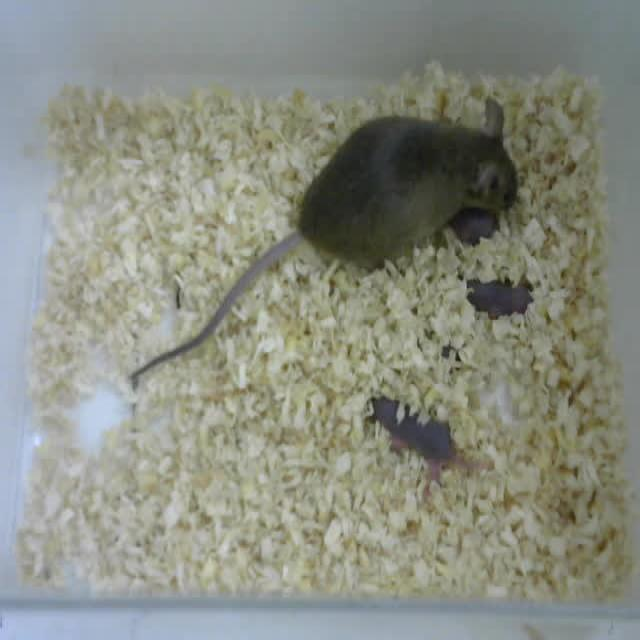
#> input picture annotations/images/20200507080137_000171_jpg.rf.da44187f315c2ea0f37e316c1cb46875.jpg, 640 x 640 px, found by its file name; its folder holds only this picture in this run
$ python generate_augmented_data.py
#> lines starting #> are read from the running program, lines starting #| are printed output that depends on the picture
#> in create_augmented_dataset, img is the input picture: shape (640, 640, 3); mean B, G, R 129.7, 141.3, 138.1
import os
import cv2
import numpy as np
import shutil
import random

# Set fixed random seeds for reproducibility
random.seed(62)
np.random.seed(62)


def random_augment(img, transform_counts):
    """
    Apply a random augmentation from:
    - none (do nothing)
    - grayscale
    - reddish tint
    - greenish tint
    - blueish tint
    - brighten
    - darken
    - blur (Gaussian blur)

    The probabilities are weighted so that "none" and "gray" are more likely.
    Here, 20% of the images will get blurred.
    """
    # Original weights were: [0.3, 0.35, 0.05, 0.05, 0.05, 0.1, 0.1] summing to 1.
    # To include "blur" at 20%, we scale the others by 0.8:
    # none: 0.3 * 0.8 = 0.24, gray: 0.35 * 0.8 = 0.28,
    # red/green/blue: 0.05 * 0.8 = 0.04 each,
    # bright_up: 0.1 * 0.8 = 0.08, bright_down: 0.1 * 0.8 = 0.08.
    # Then add "blur" with weight 0.2.
    transforms = ["none", "gray", "red", "green", "blue", "bright_up", "bright_down", "blur"]
    # weights = [0.25, 0.28, 0.05, 0.05, 0.05, 0.08, 0.08, 0.16]
    # weights = [0.44, 0.20, 0.05, 0.05, 0.05, 0.08, 0.08, 0.05]
    weights = [0.8, 0.1, 0.01, 0.01, 0.01, 0.02, 0.02, 0.02]
    # weights = [0.05, 0.2, 0.2, 0.2, 0.2, 0.05, 0.05, 0.05]

    transform = random.choices(transforms, weights=weights, k=1)[0]
    transform_counts[transform] += 1  # increment counter for chosen transform

    if transform == "none":
        # Do nothing
        return img

    elif transform == "gray":
        gray = cv2.cvtColor(img, cv2.COLOR_BGR2GRAY)
        # Convert back to 3-channel so shape remains (H, W, 3)
        img = cv2.cvtColor(gray, cv2.COLOR_GRAY2BGR)

    elif transform == "red":
        # Increase red channel for a reddish tint
        b, g, r = cv2.split(img)
        r = cv2.add(r, 50)  # shift red channel
        r = np.clip(r, 0, 255).astype(np.uint8)
        img = cv2.merge([b, g, r])

    elif transform == "green":
        # Increase green channel for a greenish tint
        b, g, r = cv2.split(img)
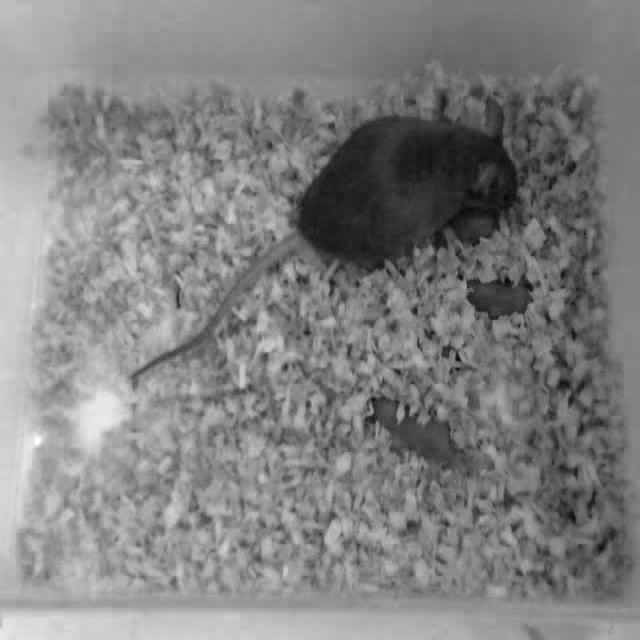
#> b: shape (640, 640); min 2, max 255, mean 129.7
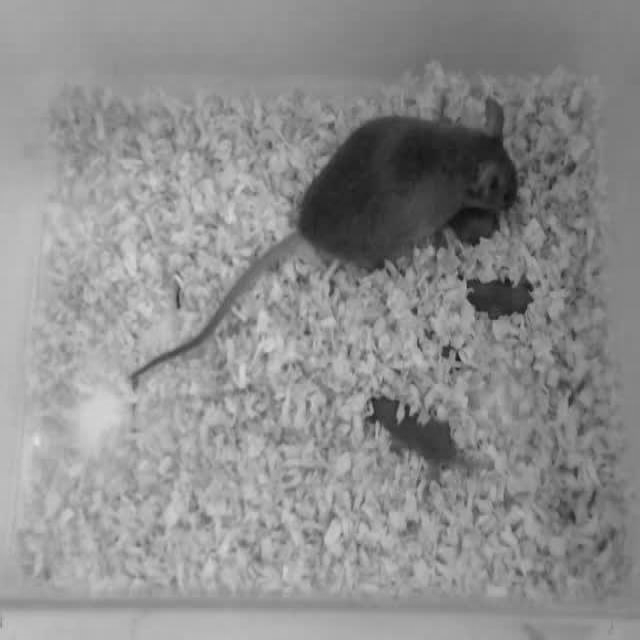
#> g: shape (640, 640); min 15, max 226, mean 141.3
        g = cv2.add(g, 50)
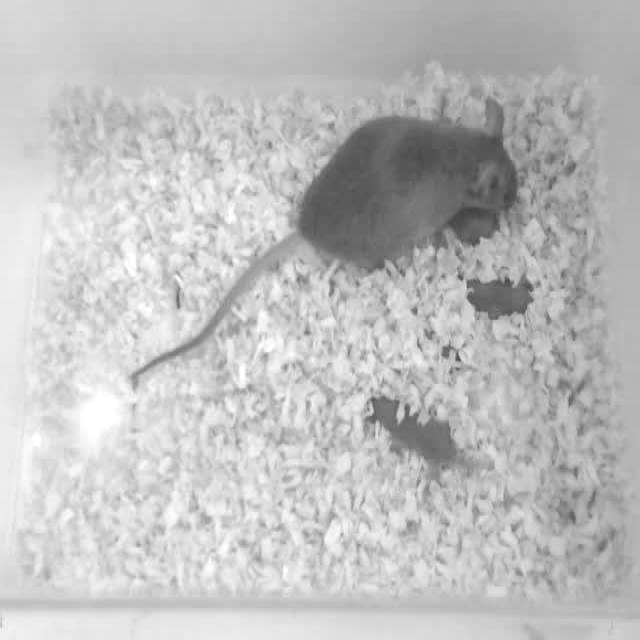
#> g: shape (640, 640); min 65, max 255, mean 191.3
        g = np.clip(g, 0, 255).astype(np.uint8)
        img = cv2.merge([b, g, r])
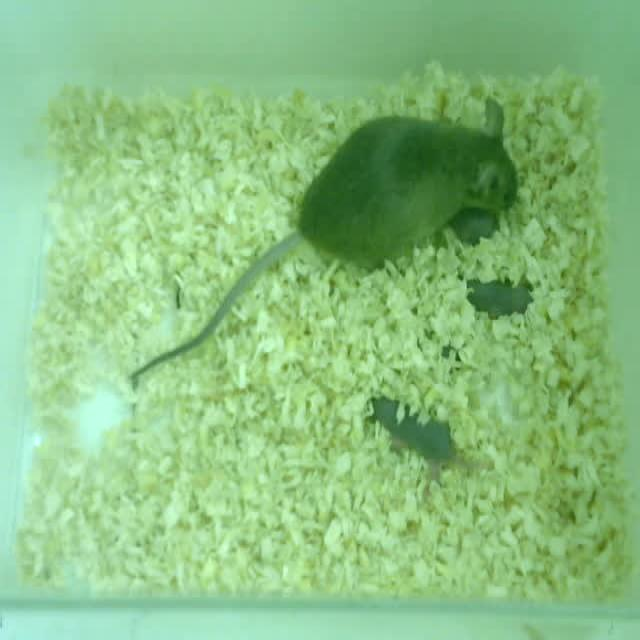
#> img: shape (640, 640, 3); mean B, G, R 129.7, 191.3, 138.1

    elif transform == "blue":
        # Increase blue channel for a blueish tint
        b, g, r = cv2.split(img)
        b = cv2.add(b, 50)
        b = np.clip(b, 0, 255).astype(np.uint8)
        img = cv2.merge([b, g, r])

    elif transform == "bright_up":
        # Increase brightness and contrast slightly
        img = cv2.convertScaleAbs(img, alpha=1.2, beta=20)

    elif transform == "bright_down":
        # Decrease brightness and contrast slightly
        img = cv2.convertScaleAbs(img, alpha=0.8, beta=-20)

    elif transform == "blur":
        # Apply a Gaussian blur with a 5x5 kernel
        img = cv2.GaussianBlur(img, (5, 5), 0)

    return img


def create_augmented_dataset(input_dir, output_dir):
    """
    Copy the dataset structure from input_dir to output_dir and apply
    color/brightness (and blur) augmentations to each image. Labels are copied unchanged.

    Expected structure in input_dir:
    input_dir/
    ├── train
    │   ├── images
    │   └── labels
    ├── valid
    │   ├── images
    │   └── labels
    └── test
        ├── images
        └── labels

    Resulting structure in output_dir is similar.
    """
    subsets = ["train", "valid", "test"]

    # Counters for subsets
    subset_counts = {"train": 0, "valid": 0, "test": 0}

    # Counters for each transform
    transform_counts = {
        "none": 0,
        "gray": 0,
        "red": 0,
        "green": 0,
        "blue": 0,
        "bright_up": 0,
        "bright_down": 0,
        "blur": 0
    }

    for subset in subsets:
        images_in = os.path.join(input_dir, subset, "images")
        labels_in = os.path.join(input_dir, subset, "labels")

        images_out = os.path.join(output_dir, subset, "images")
        labels_out = os.path.join(output_dir, subset, "labels")

        os.makedirs(images_out, exist_ok=True)
        os.makedirs(labels_out, exist_ok=True)

        # Process each image in the subset
        if not os.path.isdir(images_in):
            print(f"Warning: no images folder found for '{subset}' at {images_in}")
            continue

        for img_file in os.listdir(images_in):
            # Only process image files
            if not img_file.lower().endswith((".jpg", ".jpeg", ".png")):
                continue

            # Read the original image
            img_path = os.path.join(images_in, img_file)
            img = cv2.imread(img_path)
            if img is None:
                print(f"Warning: failed to load image {img_path}")
                continue

            # Apply a random augmentation
            aug_img = random_augment(img, transform_counts)

            # Save augmented image
            out_img_path = os.path.join(images_out, img_file)
            cv2.imwrite(out_img_path, aug_img)

            # Copy the corresponding label file (if it exists)
            label_file = os.path.splitext(img_file)[0] + ".txt"
            label_src = os.path.join(labels_in, label_file)
            label_dst = os.path.join(labels_out, label_file)
            if os.path.exists(label_src):
                shutil.copy(label_src, label_dst)

            subset_counts[subset] += 1

    # Print summary
    print("\n=== Augmentation Summary ===")
    print("Number of images processed for each subset:")
    for s in subsets:
        print(f"  {s}: {subset_counts[s]}")

    print("\nNumber of images for each transformation:")
    for t in transform_counts:
        print(f"  {t}: {transform_counts[t]}")

if __name__ == "__main__":
    # Example usage:
    # Suppose your original dataset is in 'dataset' with subfolders train/valid/test
    input_dataset = "dataset"

    # The new dataset with augmentations will be stored in 'new_dataset'
    output_dataset = "new_dataset"

    create_augmented_dataset(input_dataset, output_dataset)
    print("\nAugmented dataset created successfully!")
